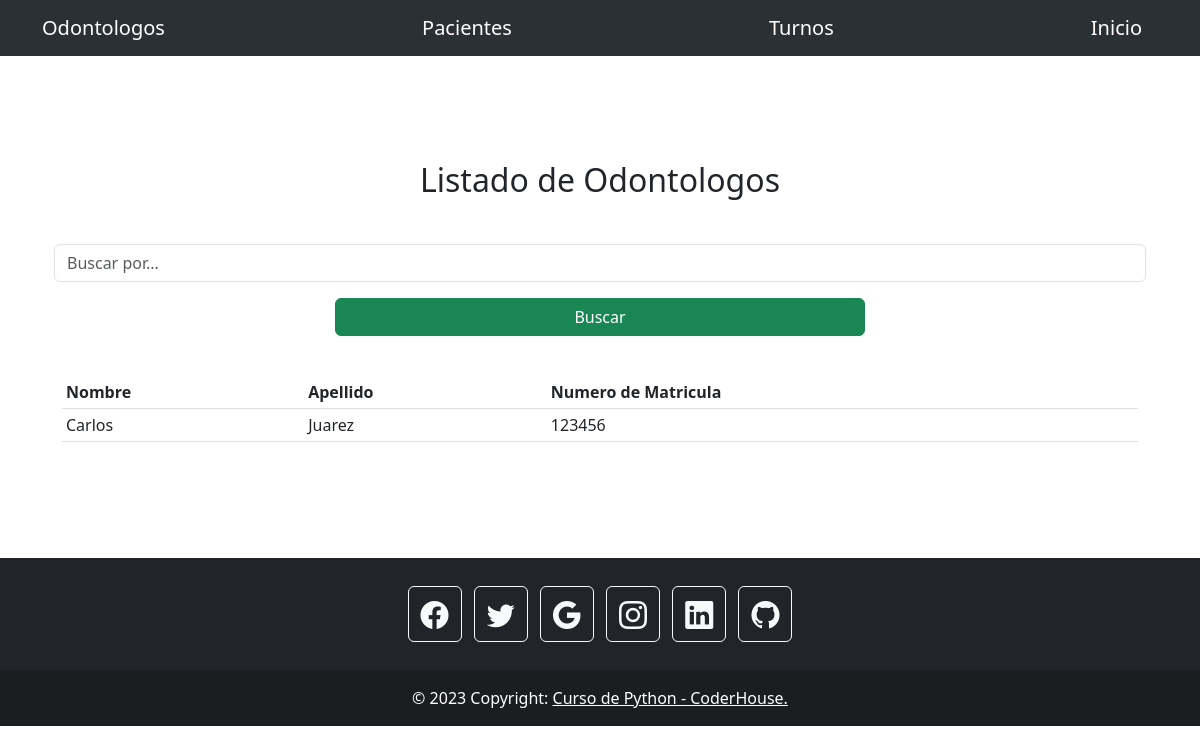
/AppCode/listarodontologos, run on an earlier commit of the app's database.
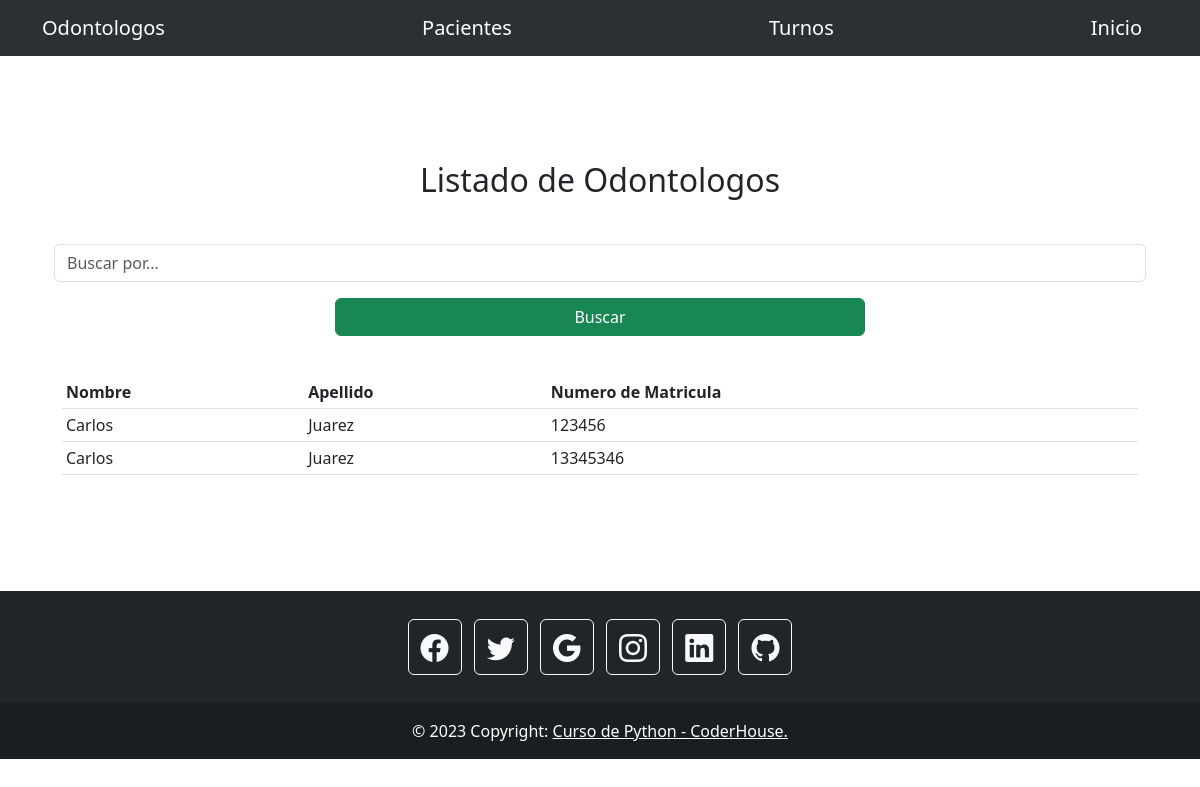
And on a later commit of the database.
### AppCode/models.py (models this page shows, shortened)
class Odontologo(models.Model):
    nombre= models.CharField(max_length=50)
    apellido=  models.CharField(max_length=50)
    numero_matricula= models.IntegerField()

### AppCode/views.py (the view)
# urls.py: path('listarodontologos', views.listar_odontologos, name="ListarOdontologos"),
def listar_odontologos(request):
    contexto = {
        'odontologos': Odontologo.objects.all()
    }
    return render(
        request=request,
        template_name='AppCode/listar_odontologos.html',
        context=contexto,
    )

### AppCode/templates/AppCode/listar_odontologos.html (shortened to what this page needs)
{% extends "AppCode/base.html" %}
{% block contenido %}
<div class="container">
    <p class="text-center fs-2 text">Listado de Odontologos</p>
    <br>
    <form action="{% url 'BuscarOdontologos' %}" method="Post" class="row g-3">
    <input type="text" name="busqueda" class="form-control" placeholder="Buscar por...">
    <div class="d-grid gap-2 col-6 mx-auto">
        <input type="submit" value="Buscar" class="btn btn-success mb-3">
    </div>
    </form>
    <br>
    <table class="table table-sm">
        <tbody>
          <tr>
            <th>Nombre</th>
            <th>Apellido</th>
            <th>Numero de Matricula</th>
          </tr>
          {% for odontologo in odontologos %}
          <tr>
            <td>{{ odontologo.nombre }}</td>
            <td>{{ odontologo.apellido }}</td>
            <td>{{ odontologo.numero_matricula }}</td>
         </tr>
          {% endfor %}
        </tbody>
      </table>
</div>
{% endblock %}

### AppCode/templates/AppCode/base.html (shortened to what this page needs)
<!DOCTYPE html>
<html lang="en">
<head>
    <link href="https://cdn.jsdelivr.net/npm/bootstrap@5.3.0-alpha1/dist/css/bootstrap.min.css" rel="stylesheet">
    <link href="https://cdn.jsdelivr.net/npm/bootstrap-icons@1.5.0/font/bootstrap-icons.css" rel="stylesheet" type="text/css" />
</head>
<body>
    <nav class="navbar navbar-expand-lg bg-body-tertiary"  data-bs-theme="dark">
        <div class="container">
            <a class="navbar-brand" href="{% url 'Odontologos' %}">Odontologos</a>
            <a class="navbar-brand" href="{% url 'Pacientes' %}">Pacientes</a>
            <a class="navbar-brand" href="{% url 'Turnos' %}">Turnos</a>
            <a class="navbar-brand" href="{% url 'Inicio' %}">Inicio</a>
        </div>
    </nav>
    <section style="padding:100px 50px;">
        {% block contenido %}
        {% endblock %}
    </section>
    <footer class="bg-dark text-center text-white">
        <div class="container p-4 pb-0">
          <section class="mb-4">
            <a class="btn btn-outline-light btn-floating m-1" href="#!" role="button">
                <i class="bi-facebook fs-3"></i>
            </a>
            <a class="btn btn-outline-light btn-floating m-1" href="#!" role="button">
                <i class="bi-twitter fs-3"></i>
            </a>
            <a class="btn btn-outline-light btn-floating m-1" href="#!" role="button">
                <i class="bi-google fs-3"></i>
            </a>
            <a class="btn btn-outline-light btn-floating m-1" href="#!" role="button">
                <i class="bi-instagram fs-3"></i>
            </a>
            <a class="btn btn-outline-light btn-floating m-1" href="#!" role="button">
                <i class="bi-linkedin fs-3"></i>
            </a>
            <a class="btn btn-outline-light btn-floating m-1" href="#!" role="button">
                <i class="bi-github fs-3"></i>
            </a>
          </section>
        </div>
        <div class="text-center p-3" style="background-color: rgba(0, 0, 0, 0.2);">
          © 2023 Copyright:
          <a class="text-white" href="https://mdbootstrap.com/">Curso de Python - CoderHouse.</a>
        </div>
      </footer>
</body>
</html>

What changed in the data, as far as the page shows it:
added Odontologo: nombre "Carlos", apellido "Juarez", numero_matricula "13345346"
